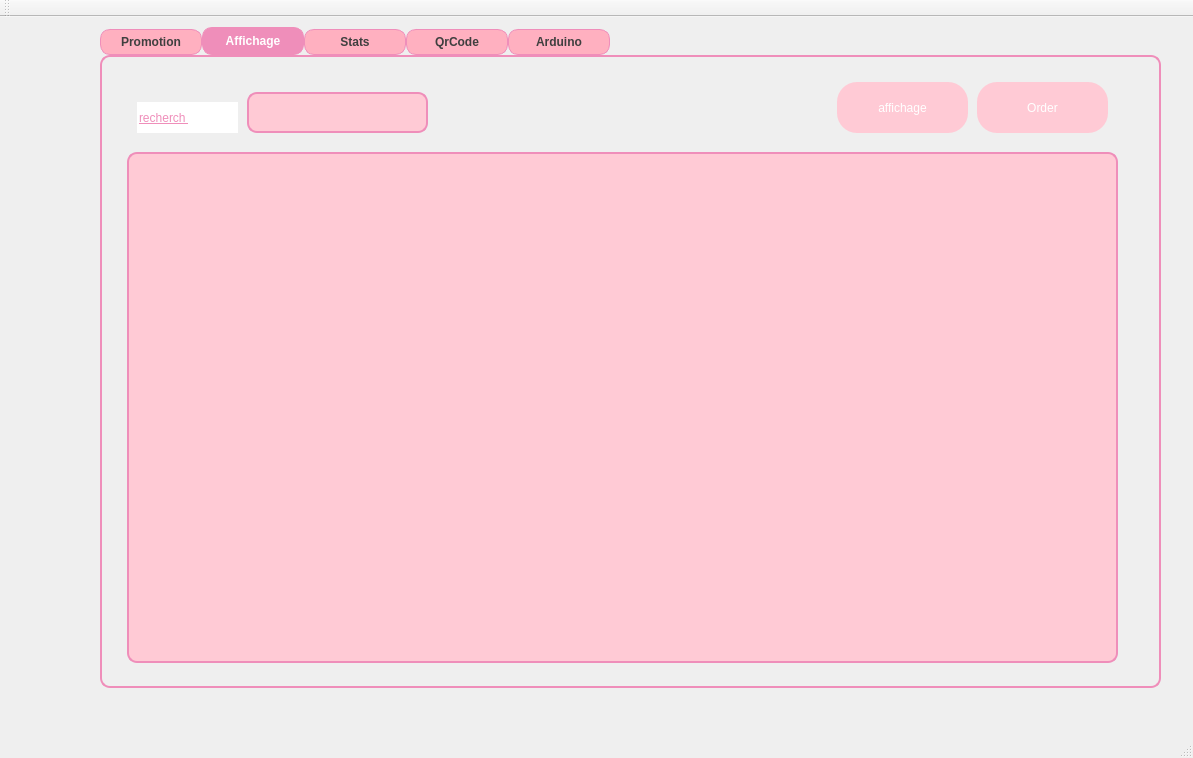
<?xml version="1.0" encoding="UTF-8"?>
<ui version="4.0">
 <class>MainWindow</class>
 <widget class="QMainWindow" name="MainWindow">
  <property name="geometry">
   <rect>
    <x>0</x>
    <y>0</y>
    <width>1193</width>
    <height>758</height>
   </rect>
  </property>
  <property name="windowTitle">
   <string>Gestion des Clients</string>
  </property>
  <widget class="QWidget" name="centralWidget">
   <widget class="QTabWidget" name="qrcode">
    <property name="geometry">
     <rect>
      <x>100</x>
      <y>10</y>
      <width>1061</width>
      <height>661</height>
     </rect>
    </property>
    <property name="styleSheet">
     <string notr="true">QTabWidget::pane {
   
    border: 2px solid #EF8EBA; /* Pink border around the tab widget */
    border-radius: 10px; /* Rounded corners */
    padding: 5px; /* Space between tabs and content */
}

QTabBar::tab {
    background-color: rgb(255, 176, 192); /* Slightly darker pink for tabs */
    border: 1px solid #EF8EBA; /* Pink border for tabs */
    border-radius: 10px; /* Rounded corners for tabs */
    padding: 5px 10px; /* Padding inside the tabs */
    color: #3F3F3F; /* Dark text color for contrast */
    font-weight: bold; /* Bold text for tabs */
    min-width: 80px; /* Minimum width for consistent sizing */
}

QTabBar::tab:selected {
    background-color: #EF8EBA; /* Highlighted pink for selected tab */
    color: white; /* White text for better contrast on selected tab */
}

QTabBar::tab:hover {
    background-color: rgb(255, 150, 170); /* Slightly brighter pink on hover */
    color: white; /* White text on hover for visibility */
}

QTabBar::tab:!selected {
    margin-top: 2px; /* Push non-selected tabs down slightly for a layered look */
}

QTabWidget QScrollBar {
    background: rgb(255, 202, 213); /* Match scrollbar background */
    border: none;
}

QTabWidget QScrollBar::handle {
    background: #EF8EBA; /* Pink scrollbar handle */
    border-radius: 5px; /* Rounded scrollbar handle */
}
</string>
    </property>
    <property name="currentIndex">
     <number>1</number>
    </property>
    <widget class="QWidget" name="tab">
     <attribute name="title">
      <string>Promotion</string>
     </attribute>
     <widget class="QLabel" name="label_15">
      <property name="geometry">
       <rect>
        <x>440</x>
        <y>20</y>
        <width>61</width>
        <height>51</height>
       </rect>
      </property>
      <property name="styleSheet">
       <string notr="true">QLabel{

border-color:  transparent;
border-radius:20px;
}
QLabel {
    background-color: transparent;
}
</string>
      </property>
      <property name="text">
       <string/>
      </property>
      <property name="pixmap">
       <pixmap>../../../../Downloads/add-removebg-preview.png</pixmap>
      </property>
      <property name="scaledContents">
       <bool>true</bool>
      </property>
     </widget>
     <widget class="QFrame" name="frame_3">
      <property name="geometry">
       <rect>
        <x>690</x>
        <y>10</y>
        <width>321</width>
        <height>511</height>
       </rect>
      </property>
      <property name="styleSheet">
       <string notr="true">QFrame {
    background-color: white;
    width: 10px;
    border: 2px solid #EF8EBA;
    border-radius: 25px;
}</string>
      </property>
      <property name="frameShape">
       <enum>QFrame::NoFrame</enum>
      </property>
      <widget class="QLabel" name="label_17">
       <property name="geometry">
        <rect>
         <x>10</x>
         <y>140</y>
         <width>61</width>
         <height>61</height>
        </rect>
       </property>
       <property name="styleSheet">
        <string notr="true">background-color: rgb(255, 255, 255);
border-color: rgb(255, 255, 255);</string>
       </property>
       <property name="text">
        <string/>
       </property>
       <property name="pixmap">
        <pixmap>../../../Bureau/icon employee/liist or task.png</pixmap>
       </property>
       <property name="scaledContents">
        <bool>true</bool>
       </property>
      </widget>
      <widget class="QLabel" name="label_18">
       <property name="geometry">
        <rect>
         <x>10</x>
         <y>210</y>
         <width>61</width>
         <height>61</height>
        </rect>
       </property>
       <property name="styleSheet">
        <string notr="true">background-color: rgb(255, 255, 255);
border-color: rgb(255, 255, 255);</string>
       </property>
       <property name="text">
        <string/>
       </property>
       <property name="pixmap">
        <pixmap>../../../Bureau/icon employee/Capture d’écran 2024-10-20 152058.png</pixmap>
       </property>
       <property name="scaledContents">
        <bool>true</bool>
       </property>
      </widget>
      <widget class="QPushButton" name="histo">
       <property name="geometry">
        <rect>
         <x>100</x>
         <y>230</y>
         <width>131</width>
         <height>51</height>
        </rect>
       </property>
       <property name="styleSheet">
        <string notr="true">QPushButton {
	background-color: rgb(255, 202, 213);
    color: white; /* Texte blanc */
    border-radius:20px  ; /* Coins arrondis */
	border-color: rgb(239, 142, 186);
    padding: 8px;
}</string>
       </property>
       <property name="text">
        <string>Histo</string>
       </property>
      </widget>
     </widget>
     <widget class="QFrame" name="frame_2">
      <property name="geometry">
       <rect>
        <x>240</x>
        <y>40</y>
        <width>431</width>
        <height>511</height>
       </rect>
      </property>
      <property name="styleSheet">
       <string notr="true">QFrame {
    background-color: white;
    width: 10px;
    border: 2px solid #EF8EBA;
    border-radius: 25px;
}</string>
      </property>
      <property name="frameShape">
       <enum>QFrame::NoFrame</enum>
      </property>
      <widget class="QLineEdit" name="lineEdit_2">
       <property name="geometry">
        <rect>
         <x>40</x>
         <y>70</y>
         <width>61</width>
         <height>20</height>
        </rect>
       </property>
       <property name="styleSheet">
        <string notr="true">QLineEdit{
	text-decoration: underline;
	color: #EF8EBA;
	font: 700 italic 10pt &quot;Segoe UI&quot;;
	;
}</string>
       </property>
       <property name="text">
        <string>ID_P</string>
       </property>
       <property name="frame">
        <bool>false</bool>
       </property>
      </widget>
      <widget class="QLineEdit" name="lineEdit_3">
       <property name="geometry">
        <rect>
         <x>20</x>
         <y>150</y>
         <width>81</width>
         <height>20</height>
        </rect>
       </property>
       <property name="styleSheet">
        <string notr="true">QLineEdit{
	text-decoration: underline;
	color:#EF8EBA;
	font: 700 italic 10pt &quot;Segoe UI&quot;;
	;
}</string>
       </property>
       <property name="text">
        <string>Nom-P</string>
       </property>
       <property name="frame">
        <bool>false</bool>
       </property>
      </widget>
      <widget class="QLineEdit" name="lineEdit_4">
       <property name="geometry">
        <rect>
         <x>10</x>
         <y>190</y>
         <width>131</width>
         <height>20</height>
        </rect>
       </property>
       <property name="styleSheet">
        <string notr="true">QLineEdit{
	text-decoration: underline;
	color:#EF8EBA;
	font: 700 italic 10pt &quot;Segoe UI&quot;;
	;
}</string>
       </property>
       <property name="text">
        <string>Pourcentage-P</string>
       </property>
       <property name="frame">
        <bool>false</bool>
       </property>
      </widget>
      <widget class="QLineEdit" name="lineEdit_5">
       <property name="geometry">
        <rect>
         <x>20</x>
         <y>240</y>
         <width>121</width>
         <height>20</height>
        </rect>
       </property>
       <property name="styleSheet">
        <string notr="true">QLineEdit{
	text-decoration: underline;
	color:#EF8EBA;
	font: 700 italic 10pt &quot;Segoe UI&quot;;
	;
}</string>
       </property>
       <property name="text">
        <string>DateDebut-P</string>
       </property>
       <property name="frame">
        <bool>false</bool>
       </property>
      </widget>
      <widget class="QLineEdit" name="lineEdit_6">
       <property name="geometry">
        <rect>
         <x>20</x>
         <y>270</y>
         <width>121</width>
         <height>20</height>
        </rect>
       </property>
       <property name="styleSheet">
        <string notr="true">QLineEdit{
	text-decoration: underline;
	color: #EF8EBA;
	font: 700 italic 10pt &quot;Segoe UI&quot;;
	;
}</string>
       </property>
       <property name="text">
        <string>DateFin-P</string>
       </property>
       <property name="frame">
        <bool>false</bool>
       </property>
      </widget>
      <widget class="QLineEdit" name="lineEdit_7">
       <property name="geometry">
        <rect>
         <x>20</x>
         <y>310</y>
         <width>131</width>
         <height>20</height>
        </rect>
       </property>
       <property name="styleSheet">
        <string notr="true">QLineEdit{
	text-decoration: underline;
	color: #EF8EBA;
	font: 700 italic 10pt &quot;Segoe UI&quot;;
	;
}</string>
       </property>
       <property name="text">
        <string>CodePromo-P</string>
       </property>
       <property name="frame">
        <bool>false</bool>
       </property>
      </widget>
      <widget class="QLineEdit" name="lineEdit_8">
       <property name="geometry">
        <rect>
         <x>140</x>
         <y>70</y>
         <width>151</width>
         <height>26</height>
        </rect>
       </property>
       <property name="styleSheet">
        <string notr="true">QLineEdit {
	background-color: rgb(255, 202, 213);
    border: 2px solid #EF8EBA; /* Bordure rose */
    border-radius: 10px; /* Coins arrondis */
    padding: 2px;
}</string>
       </property>
      </widget>
      <widget class="QLineEdit" name="lineEdit_9">
       <property name="geometry">
        <rect>
         <x>140</x>
         <y>150</y>
         <width>151</width>
         <height>26</height>
        </rect>
       </property>
       <property name="styleSheet">
        <string notr="true">QLineEdit {
	background-color: rgb(255, 202, 213);
    border: 2px solid #EF8EBA; /* Bordure rose */
    border-radius: 10px; /* Coins arrondis */
    padding: 2px;
}</string>
       </property>
      </widget>
      <widget class="QLineEdit" name="lineEdit_10">
       <property name="geometry">
        <rect>
         <x>140</x>
         <y>190</y>
         <width>151</width>
         <height>26</height>
        </rect>
       </property>
       <property name="styleSheet">
        <string notr="true">QLineEdit {
	background-color: rgb(255, 202, 213);
    border: 2px solid #EF8EBA; /* Bordure rose */
    border-radius: 10px; /* Coins arrondis */
    padding: 2px;
}</string>
       </property>
      </widget>
      <widget class="QLineEdit" name="lineEdit_13">
       <property name="geometry">
        <rect>
         <x>140</x>
         <y>310</y>
         <width>151</width>
         <height>26</height>
        </rect>
       </property>
       <property name="styleSheet">
        <string notr="true">QLineEdit {
	background-color: rgb(255, 202, 213);
    border: 2px solid #EF8EBA; /* Bordure rose */
    border-radius: 10px; /* Coins arrondis */
    padding: 2px;
}</string>
       </property>
      </widget>
      <widget class="QLineEdit" name="lineEdit_14">
       <property name="geometry">
        <rect>
         <x>130</x>
         <y>10</y>
         <width>191</width>
         <height>31</height>
        </rect>
       </property>
       <property name="styleSheet">
        <string notr="true">QLineEdit{
	text-decoration: underline;
	color: #EF8EBA;
	font: 700 italic 15pt &quot;Segoe UI&quot;;
	;
}</string>
       </property>
       <property name="text">
        <string>PROMOTION</string>
       </property>
       <property name="frame">
        <bool>false</bool>
       </property>
      </widget>
      <widget class="QLineEdit" name="lineEdit_16">
       <property name="geometry">
        <rect>
         <x>140</x>
         <y>350</y>
         <width>151</width>
         <height>26</height>
        </rect>
       </property>
       <property name="styleSheet">
        <string notr="true">QLineEdit {
	background-color: rgb(255, 202, 213);
    border: 2px solid #EF8EBA; /* Bordure rose */
    border-radius: 10px; /* Coins arrondis */
    padding: 2px;
}</string>
       </property>
      </widget>
      <widget class="QLineEdit" name="lineEdit_18">
       <property name="geometry">
        <rect>
         <x>20</x>
         <y>350</y>
         <width>101</width>
         <height>20</height>
        </rect>
       </property>
       <property name="styleSheet">
        <string notr="true">QLineEdit{
	text-decoration: underline;
	color: #EF8EBA;
	font: 700 italic 10pt &quot;Segoe UI&quot;;
	;
}</string>
       </property>
       <property name="text">
        <string>Categorie-P</string>
       </property>
       <property name="frame">
        <bool>false</bool>
       </property>
      </widget>
      <widget class="QLineEdit" name="lineEdit_19">
       <property name="geometry">
        <rect>
         <x>30</x>
         <y>390</y>
         <width>101</width>
         <height>20</height>
        </rect>
       </property>
       <property name="styleSheet">
        <string notr="true">QLineEdit{
	text-decoration: underline;
	color: #EF8EBA;
	font: 700 italic 10pt &quot;Segoe UI&quot;;
	;
}</string>
       </property>
       <property name="text">
        <string>Statut-P</string>
       </property>
       <property name="frame">
        <bool>false</bool>
       </property>
      </widget>
      <widget class="QLineEdit" name="lineEdit_20">
       <property name="geometry">
        <rect>
         <x>140</x>
         <y>390</y>
         <width>151</width>
         <height>26</height>
        </rect>
       </property>
       <property name="styleSheet">
        <string notr="true">QLineEdit {
	background-color: rgb(255, 202, 213);
    border: 2px solid #EF8EBA; /* Bordure rose */
    border-radius: 10px; /* Coins arrondis */
    padding: 2px;
}</string>
       </property>
      </widget>
      <widget class="QPushButton" name="pushButton_5">
       <property name="geometry">
        <rect>
         <x>30</x>
         <y>440</y>
         <width>111</width>
         <height>51</height>
        </rect>
       </property>
       <property name="styleSheet">
        <string notr="true">QPushButton {
	background-color: rgb(255, 202, 213);
    color: white; /* Texte blanc */
    border-radius:20px  ; /* Coins arrondis */
	border-color: rgb(239, 142, 186);
    padding: 8px;
}</string>
       </property>
       <property name="text">
        <string>Add</string>
       </property>
      </widget>
      <widget class="QPushButton" name="pushButton_6">
       <property name="geometry">
        <rect>
         <x>140</x>
         <y>100</y>
         <width>71</width>
         <height>41</height>
        </rect>
       </property>
       <property name="styleSheet">
        <string notr="true">QPushButton {
	background-color: rgb(255, 202, 213);
    color: white; /* Texte blanc */
    border-radius:20px  ; /* Coins arrondis */
	border-color: rgb(239, 142, 186);
    padding: 8px;
}</string>
       </property>
       <property name="text">
        <string>Update</string>
       </property>
      </widget>
      <widget class="QPushButton" name="pushButton_8">
       <property name="geometry">
        <rect>
         <x>220</x>
         <y>100</y>
         <width>81</width>
         <height>41</height>
        </rect>
       </property>
       <property name="styleSheet">
        <string notr="true">QPushButton {
	background-color: rgb(255, 202, 213);
    color: white; /* Texte blanc */
    border-radius:20px  ; /* Coins arrondis */
	border-color: rgb(239, 142, 186);
    padding: 8px;
}</string>
       </property>
       <property name="text">
        <string>delete</string>
       </property>
      </widget>
      <widget class="QDateEdit" name="dateEdit">
       <property name="geometry">
        <rect>
         <x>140</x>
         <y>230</y>
         <width>151</width>
         <height>31</height>
        </rect>
       </property>
       <property name="styleSheet">
        <string notr="true">background-color: rgb(255, 202, 213);
    border: 2px solid #EF8EBA; /* Bordure rose */
    border-radius: 10px; /* Coins arrondis */
    padding: 2px;</string>
       </property>
      </widget>
      <widget class="QDateEdit" name="dateEdit_2">
       <property name="geometry">
        <rect>
         <x>140</x>
         <y>270</y>
         <width>151</width>
         <height>31</height>
        </rect>
       </property>
       <property name="styleSheet">
        <string notr="true">background-color: rgb(255, 202, 213);
    border: 2px solid #EF8EBA; /* Bordure rose */
    border-radius: 10px; /* Coins arrondis */
    padding: 2px;</string>
       </property>
      </widget>
      <widget class="QPushButton" name="pushButton_11">
       <property name="geometry">
        <rect>
         <x>150</x>
         <y>440</y>
         <width>111</width>
         <height>51</height>
        </rect>
       </property>
       <property name="styleSheet">
        <string notr="true">QPushButton {
	background-color: rgb(255, 202, 213);
    color: white; /* Texte blanc */
    border-radius:20px  ; /* Coins arrondis */
	border-color: rgb(239, 142, 186);
    padding: 8px;
}</string>
       </property>
       <property name="text">
        <string>PDF</string>
       </property>
      </widget>
     </widget>
     <widget class="QFrame" name="frame">
      <property name="geometry">
       <rect>
        <x>30</x>
        <y>20</y>
        <width>191</width>
        <height>541</height>
       </rect>
      </property>
      <property name="styleSheet">
       <string notr="true">QFrame {
    background-color: white;
    width: 10px;
    border: 2px solid #EF8EBA;
    border-radius: 25px;
}</string>
      </property>
      <property name="frameShape">
       <enum>QFrame::NoFrame</enum>
      </property>
      <widget class="QLabel" name="label_2">
       <property name="geometry">
        <rect>
         <x>30</x>
         <y>120</y>
         <width>121</width>
         <height>31</height>
        </rect>
       </property>
       <property name="styleSheet">
        <string notr="true">QFrame {
	background-color: #EF8EBA;
    width: 10px;
    border: 2px solid #EF8EBA;
    border-radius: 15px;
}
QLabel{
	color: rgb(255, 255, 255);
}</string>
       </property>
       <property name="text">
        <string>      Employee</string>
       </property>
      </widget>
      <widget class="QLabel" name="label_3">
       <property name="geometry">
        <rect>
         <x>30</x>
         <y>50</y>
         <width>121</width>
         <height>31</height>
        </rect>
       </property>
       <property name="styleSheet">
        <string notr="true">QFrame {
	background-color: #EF8EBA;
    width: 10px;
    border: 2px solid #EF8EBA;
    border-radius: 15px;
}
QLabel{
	color: rgb(255, 255, 255);
}</string>
       </property>
       <property name="text">
        <string>          Client</string>
       </property>
      </widget>
      <widget class="QLabel" name="label_4">
       <property name="geometry">
        <rect>
         <x>30</x>
         <y>200</y>
         <width>121</width>
         <height>31</height>
        </rect>
       </property>
       <property name="styleSheet">
        <string notr="true">QFrame {
	background-color: #EF8EBA;
    width: 10px;
    border: 2px solid #EF8EBA;
    border-radius: 15px;
}
QLabel{
	color: rgb(255, 255, 255);
}</string>
       </property>
       <property name="text">
        <string>        Product</string>
       </property>
      </widget>
      <widget class="QLabel" name="label_5">
       <property name="geometry">
        <rect>
         <x>30</x>
         <y>270</y>
         <width>121</width>
         <height>31</height>
        </rect>
       </property>
       <property name="styleSheet">
        <string notr="true">QFrame {
	background-color: #EF8EBA;
    width: 10px;
    border: 2px solid #EF8EBA;
    border-radius: 15px;
}
QLabel{
	color: rgb(255, 255, 255);
}</string>
       </property>
       <property name="text">
        <string>         Orders</string>
       </property>
      </widget>
      <widget class="QLabel" name="label_6">
       <property name="geometry">
        <rect>
         <x>30</x>
         <y>340</y>
         <width>121</width>
         <height>31</height>
        </rect>
       </property>
       <property name="styleSheet">
        <string notr="true">QFrame {
	background-color: #EF8EBA;
    width: 10px;
    border: 2px solid #EF8EBA;
    border-radius: 15px;
}
QLabel{
	color: rgb(255, 255, 255);
}</string>
       </property>
       <property name="text">
        <string>        Delivery</string>
       </property>
      </widget>
      <widget class="QLabel" name="label_7">
       <property name="geometry">
        <rect>
         <x>30</x>
         <y>420</y>
         <width>141</width>
         <height>31</height>
        </rect>
       </property>
       <property name="styleSheet">
        <string notr="true">QFrame {
	background-color: #EF8EBA;
    width: 10px;
    border: 2px solid #EF8EBA;
    border-radius: 15px;
}
QLabel{
	color: rgb(255, 255, 255);
}</string>
       </property>
       <property name="text">
        <string>         Promotion</string>
       </property>
      </widget>
      <widget class="QPushButton" name="pushButton_2">
       <property name="geometry">
        <rect>
         <x>10</x>
         <y>490</y>
         <width>161</width>
         <height>31</height>
        </rect>
       </property>
       <property name="styleSheet">
        <string notr="true">QPushButton {
	background-color: rgb(170, 170, 255);
    color: white; /* Texte blanc */
    border-radius:10px  ; /* Coins arrondis */
	border-color: rgb(239, 142, 186);
    padding: 8px;
}</string>
       </property>
       <property name="text">
        <string>Deconnection</string>
       </property>
      </widget>
      <widget class="QLabel" name="label_8">
       <property name="geometry">
        <rect>
         <x>20</x>
         <y>410</y>
         <width>51</width>
         <height>41</height>
        </rect>
       </property>
       <property name="styleSheet">
        <string notr="true">QFrame {
	background-color: #EF8EBA;
    width: 10px;
    border: 2px solid #EF8EBA;
    border-radius: 15px;
}
QLabel{
	color: rgb(255, 255, 255);
}</string>
       </property>
       <property name="text">
        <string/>
       </property>
      </widget>
     </widget>
     <widget class="QLabel" name="label_19">
      <property name="geometry">
       <rect>
        <x>660</x>
        <y>20</y>
        <width>61</width>
        <height>51</height>
       </rect>
      </property>
      <property name="styleSheet">
       <string notr="true">QLabel{

border-color:  transparent;
border-radius:20px;
}
QLabel {
    background-color: transparent;
}
</string>
      </property>
      <property name="text">
       <string/>
      </property>
      <property name="pixmap">
       <pixmap>../../../../Downloads/Capture_d_écran_2024-10-20_141614-removebg-preview.png</pixmap>
      </property>
      <property name="scaledContents">
       <bool>true</bool>
      </property>
     </widget>
    </widget>
    <widget class="QWidget" name="tab_3">
     <attribute name="title">
      <string>Affichage</string>
     </attribute>
     <widget class="QTableView" name="tableView">
      <property name="geometry">
       <rect>
        <x>20</x>
        <y>90</y>
        <width>991</width>
        <height>511</height>
       </rect>
      </property>
      <property name="styleSheet">
       <string notr="true">QTableView {
    background-color: rgb(255, 202, 213); /* Same pink background */
    border: 2px solid #EF8EBA; /* Pink border */
    border-radius: 10px; /* Rounded corners */
    padding: 2px;
    gridline-color: #EF8EBA; /* Gridlines with the same pink color */
}

QTableView::item {
    background-color: rgb(255, 255, 255); /* White background for items */
    border: 1px solid #EF8EBA; /* Light pink border for cells */
    padding: 5px; /* Padding inside cells */
}

QHeaderView::section {
    background-color: rgb(255, 176, 192); /* Slightly darker pink for headers */
    border: 1px solid #EF8EBA; /* Pink border for headers */
    color: #3F3F3F; /* Dark text color for contrast */
    font-weight: bold;
    padding: 4px;
}

QTableView::item:selected {
    background-color: #EF8EBA; /* Highlighted item color */
    color: white; /* White text for selected items */
}

QTableView QScrollBar {
    background: rgb(255, 202, 213); /* Match scrollbar background */
    border: none;
}

QTableView QScrollBar::handle {
    background: #EF8EBA; /* Pink scrollbar handle */
    border-radius: 5px; /* Rounded scrollbar handle */
}
</string>
      </property>
     </widget>
     <widget class="QLineEdit" name="lineEdit_11">
      <property name="geometry">
       <rect>
        <x>140</x>
        <y>30</y>
        <width>181</width>
        <height>41</height>
       </rect>
      </property>
      <property name="styleSheet">
       <string notr="true">QLineEdit {
	background-color: rgb(255, 202, 213);
    border: 2px solid #EF8EBA; /* Bordure rose */
    border-radius: 10px; /* Coins arrondis */
    padding: 2px;
}</string>
      </property>
     </widget>
     <widget class="QLineEdit" name="lineEdit_12">
      <property name="geometry">
       <rect>
        <x>30</x>
        <y>40</y>
        <width>101</width>
        <height>31</height>
       </rect>
      </property>
      <property name="styleSheet">
       <string notr="true">QLineEdit{
	text-decoration: underline;
	color: #EF8EBA;
	font: 700 italic 10pt &quot;Segoe UI&quot;;
	;
}</string>
      </property>
      <property name="text">
       <string>recherch </string>
      </property>
      <property name="frame">
       <bool>false</bool>
      </property>
     </widget>
     <widget class="QPushButton" name="pushButton_7">
      <property name="geometry">
       <rect>
        <x>870</x>
        <y>20</y>
        <width>131</width>
        <height>51</height>
       </rect>
      </property>
      <property name="styleSheet">
       <string notr="true">QPushButton {
	background-color: rgb(255, 202, 213);
    color: white; /* Texte blanc */
    border-radius:20px  ; /* Coins arrondis */
	border-color: rgb(239, 142, 186);
    padding: 8px;
}</string>
      </property>
      <property name="text">
       <string>Order</string>
      </property>
     </widget>
     <widget class="QPushButton" name="pushButton_9">
      <property name="geometry">
       <rect>
        <x>730</x>
        <y>20</y>
        <width>131</width>
        <height>51</height>
       </rect>
      </property>
      <property name="styleSheet">
       <string notr="true">QPushButton {
	background-color: rgb(255, 202, 213);
    color: white; /* Texte blanc */
    border-radius:20px  ; /* Coins arrondis */
	border-color: rgb(239, 142, 186);
    padding: 8px;
}</string>
      </property>
      <property name="text">
       <string>affichage</string>
      </property>
     </widget>
    </widget>
    <widget class="QWidget" name="tab_4">
     <attribute name="title">
      <string>Stats</string>
     </attribute>
     <widget class="QWidget" name="verticalLayoutWidget">
      <property name="geometry">
       <rect>
        <x>40</x>
        <y>30</y>
        <width>971</width>
        <height>461</height>
       </rect>
      </property>
      <layout class="QVBoxLayout" name="verticalLayout"/>
     </widget>
     <widget class="QPushButton" name="stats">
      <property name="geometry">
       <rect>
        <x>400</x>
        <y>530</y>
        <width>241</width>
        <height>51</height>
       </rect>
      </property>
      <property name="styleSheet">
       <string notr="true">QPushButton {
	background-color: rgb(255, 202, 213);
    color: white; /* Texte blanc */
    border-radius:20px  ; /* Coins arrondis */
	border-color: rgb(239, 142, 186);
    padding: 8px;
}</string>
      </property>
      <property name="text">
       <string>Stats</string>
      </property>
     </widget>
    </widget>
    <widget class="QWidget" name="tab_2">
     <attribute name="title">
      <string>QrCode</string>
     </attribute>
     <widget class="QFrame" name="frame_4">
      <property name="geometry">
       <rect>
        <x>180</x>
        <y>40</y>
        <width>701</width>
        <height>501</height>
       </rect>
      </property>
      <property name="styleSheet">
       <string notr="true">QFrame {
    background-color: white;
    width: 10px;
    border: 2px solid #EF8EBA;
    border-radius: 25px;
}</string>
      </property>
      <property name="frameShape">
       <enum>QFrame::StyledPanel</enum>
      </property>
      <property name="frameShadow">
       <enum>QFrame::Raised</enum>
      </property>
      <widget class="QLabel" name="qrcode_label">
       <property name="geometry">
        <rect>
         <x>180</x>
         <y>70</y>
         <width>341</width>
         <height>301</height>
        </rect>
       </property>
       <property name="styleSheet">
        <string notr="true">QFrame {
    
    width: 10px;
    border: 2px solid #EF8EBA;
    border-radius: 15px;
    padding: 20px; /* Add some inner spacing to frame content */
}

QLabel {
    color: rgb(255, 255, 255);
    qproperty-alignment: 'AlignCenter'; /* Centers QLabel content */
}
</string>
       </property>
       <property name="text">
        <string/>
       </property>
      </widget>
      <widget class="QLineEdit" name="qr_code_bar">
       <property name="geometry">
        <rect>
         <x>320</x>
         <y>390</y>
         <width>341</width>
         <height>61</height>
        </rect>
       </property>
       <property name="styleSheet">
        <string notr="true">QLineEdit {
	background-color: rgb(255, 202, 213);
    border: 2px solid #EF8EBA; /* Bordure rose */
    border-radius: 10px; /* Coins arrondis */
    padding: 2px;
}</string>
       </property>
      </widget>
      <widget class="QPushButton" name="pushButton_10">
       <property name="geometry">
        <rect>
         <x>40</x>
         <y>380</y>
         <width>261</width>
         <height>71</height>
        </rect>
       </property>
       <property name="styleSheet">
        <string notr="true">QPushButton {
	background-color: rgb(255, 202, 213);
    color: white; /* Texte blanc */
    border-radius:20px  ; /* Coins arrondis */
	border-color: rgb(239, 142, 186);
    padding: 8px;
}</string>
       </property>
       <property name="text">
        <string>QrCode</string>
       </property>
      </widget>
     </widget>
    </widget>
    <widget class="QWidget" name="tab_5">
     <attribute name="title">
      <string>Arduino</string>
     </attribute>
     <widget class="QLabel" name="label">
      <property name="geometry">
       <rect>
        <x>190</x>
        <y>50</y>
        <width>661</width>
        <height>211</height>
       </rect>
      </property>
      <property name="styleSheet">
       <string notr="true">QLabel {
    background-color: rgb(255, 176, 192); /* Light pink background */
    border: 2px solid #EF8EBA; /* Pink border around the label */
    border-radius: 10px; /* Rounded corners */
    padding: 10px; /* Padding inside the label */
    color: #3F3F3F; /* Dark text color for contrast */
    font-weight: bold; /* Bold text */
    font-size:24px; /* Adjust the font size as needed */
}

QLabel:hover {
    background-color: rgb(255, 150, 170); /* Slightly brighter pink on hover */
    color: white; /* White text on hover for better contrast */
}
</string>
      </property>
      <property name="text">
       <string>waiting ...</string>
      </property>
     </widget>
     <widget class="QLabel" name="lab">
      <property name="geometry">
       <rect>
        <x>190</x>
        <y>290</y>
        <width>661</width>
        <height>211</height>
       </rect>
      </property>
      <property name="styleSheet">
       <string notr="true">QLabel {
    background-color: rgb(255, 176, 192); /* Light pink background */
    border: 2px solid #EF8EBA; /* Pink border around the label */
    border-radius: 10px; /* Rounded corners */
    padding: 10px; /* Padding inside the label */
    color: #3F3F3F; /* Dark text color for contrast */
    font-weight: bold; /* Bold text */
    font-size:24px; /* Adjust the font size as needed */
}

QLabel:hover {
    background-color: rgb(255, 150, 170); /* Slightly brighter pink on hover */
    color: white; /* White text on hover for better contrast */
}
</string>
      </property>
      <property name="text">
       <string/>
      </property>
     </widget>
    </widget>
   </widget>
  </widget>
  <widget class="QMenuBar" name="menuBar">
   <property name="geometry">
    <rect>
     <x>0</x>
     <y>0</y>
     <width>1193</width>
     <height>30</height>
    </rect>
   </property>
  </widget>
  <widget class="QToolBar" name="mainToolBar">
   <attribute name="toolBarArea">
    <enum>TopToolBarArea</enum>
   </attribute>
   <attribute name="toolBarBreak">
    <bool>false</bool>
   </attribute>
  </widget>
  <widget class="QStatusBar" name="statusBar"/>
 </widget>
 <layoutdefault spacing="6" margin="11"/>
 <resources/>
 <connections/>
</ui>
